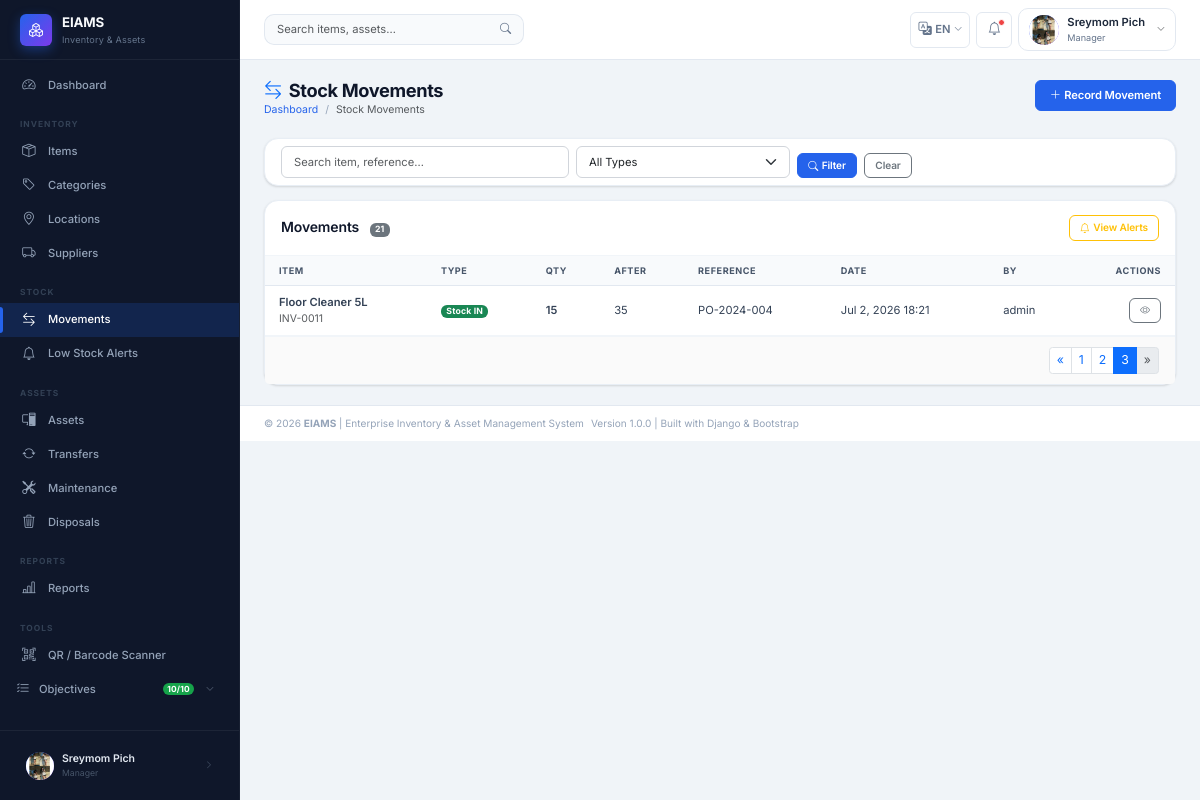
Before: /stock/?page=4 (signed in) with the older database file.
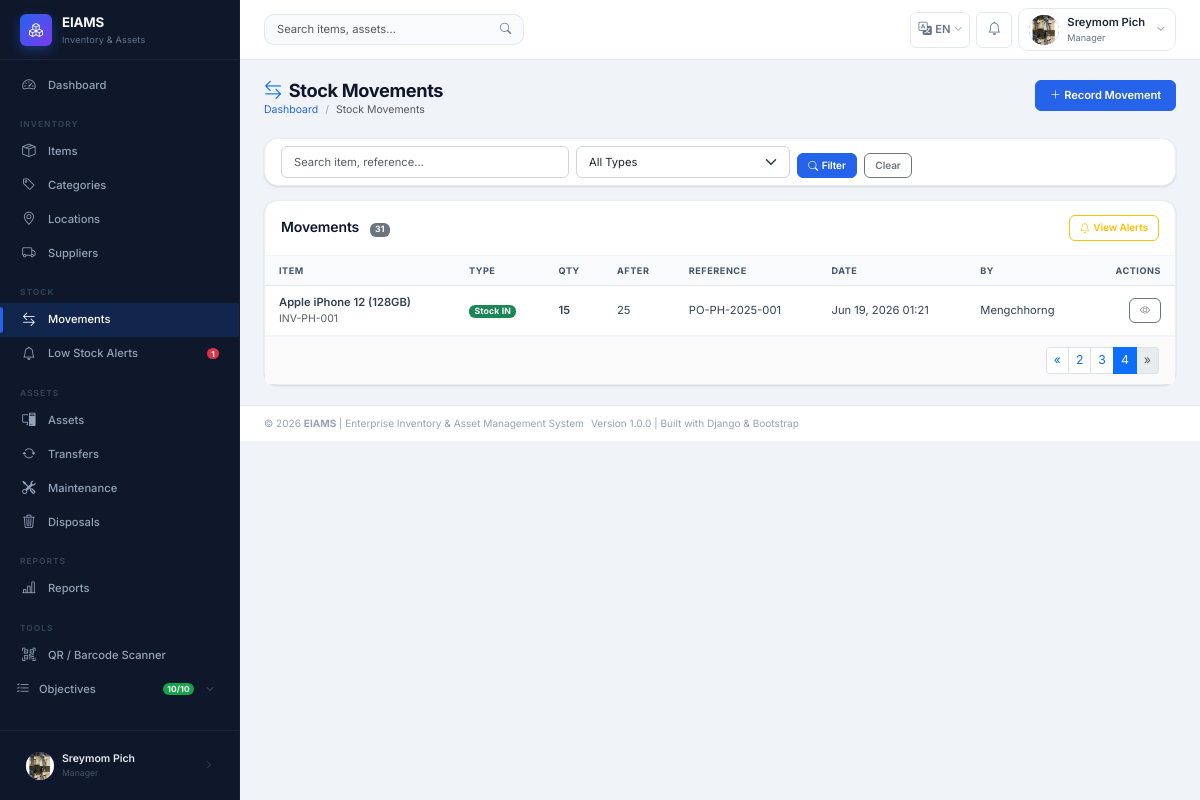
After: the same page with the newer database file.
### apps/stock/models.py (models this page shows, shortened)
class StockMovement(models.Model):
    MOVEMENT_TYPES = [
        ('Stock IN',    'Stock IN'),
        ('Stock OUT',   'Stock OUT'),
        ('Adjustment',  'Adjustment'),
        ('Purchase',    'Purchase'),
        ('Usage',       'Usage'),
        ('Damage',      'Damage'),
        ('Lost',        'Lost'),
        ('Expired',     'Expired'),
        ('Transfer',    'Transfer'),
    ]
    DECREASE_TYPES = ['Stock OUT', 'Damage', 'Lost', 'Expired', 'Usage']
    INCREASE_TYPES = ['Stock IN', 'Purchase']
    item        = models.ForeignKey(
        'inventory.InventoryItem',
        on_delete=models.PROTECT,
        related_name='stock_movements',
        verbose_name='Inventory Item'
    )
    created_by  = models.ForeignKey(
        settings.AUTH_USER_MODEL,
        on_delete=models.PROTECT,
        related_name='stock_movements',
        verbose_name='Recorded By'
    )
    movement_type  = models.CharField(
        max_length=20,
        choices=MOVEMENT_TYPES,
        verbose_name='Movement Type'
    )
    quantity       = models.IntegerField(
        validators=[MinValueValidator(1)],
        verbose_name='Quantity',
        help_text='Positive integer quantity for this movement'
    )
    movement_date  = models.DateTimeField(
        default=timezone.now,
        verbose_name='Movement Date'
    )
    reference_no   = models.CharField(
        max_length=100,
        blank=True,
        null=True,
        verbose_name='Reference Number',
        help_text='PO number, invoice number, or internal reference'
    )
    reason         = models.CharField(
        max_length=150,
        blank=True,
        null=True,
        verbose_name='Reason',
        choices=[
            ('Purchase',   'Purchase'),
            ('Usage',      'Usage'),
            ('Damage',     'Damage'),
            ('Adjustment', 'Adjustment'),
            ('Loss',       'Loss'),
            ('Expired',    'Expired'),
            ('Transfer',   'Transfer'),
            ('Other',      'Other'),
        ]
    )
    remarks        = models.TextField(
        blank=True,
        null=True,
        verbose_name='Remarks'
    )
    qty_after      = models.IntegerField(
        null=True,
        blank=True,
        verbose_name='Quantity After Movement'
    )
    created_at     = models.DateTimeField(auto_now_add=True)
    class Meta:
        verbose_name        = 'Stock Movement'
        verbose_name_plural = 'Stock Movements'
        ordering            = ['-movement_date']

### apps/inventory/models.py (models this page shows, shortened)
class InventoryItem(models.Model):
    STATUS_ACTIVE   = 'Active'
    STATUS_INACTIVE = 'Inactive'
    STATUS_CHOICES  = [
        (STATUS_ACTIVE,   'Active'),
        (STATUS_INACTIVE, 'Inactive'),
    ]
    category    = models.ForeignKey(
        Category,
        on_delete=models.PROTECT,
        related_name='inventory_items',
        limit_choices_to={'category_type': 'Inventory', 'status': 'Active'},
        verbose_name='Category'
    )
    supplier    = models.ForeignKey(
        Supplier,
        on_delete=models.SET_NULL,
        null=True,
        blank=True,
        related_name='inventory_items',
        verbose_name='Supplier'
    )
    item_code      = models.CharField(
        max_length=50,
        unique=True,
        verbose_name='Item Code',
        help_text='Unique system-generated or manually assigned item code'
    )
    barcode        = models.CharField(
        max_length=100,
        unique=True,
        blank=True,
        null=True,
        verbose_name='Barcode',
        help_text='Code128 barcode value'
    )
    item_name      = models.CharField(
        max_length=150,
        verbose_name='Item Name (English)'
    )
    item_name_km   = models.CharField(
        max_length=200,
        blank=True,
        null=True,
        verbose_name='ឈ្មោះទំនិញ (ខ្មែរ)',
        help_text='Item name in Khmer — shown when language is set to Khmer'
    )
    unit           = models.CharField(
        max_length=50,
        verbose_name='Unit of Measure',
        help_text='e.g., pcs, box, kg, liter, set'
    )
    purchase_price = models.DecimalField(
        max_digits=10,
        decimal_places=2,
        default=Decimal('0.00'),
        validators=[MinValueValidator(Decimal('0.00'))],
        verbose_name='Purchase Price'
    )
    current_qty    = models.IntegerField(
        default=0,
        verbose_name='Current Quantity',
        help_text='Real-time stock quantity'
    )
    min_qty        = models.IntegerField(
        default=0,
        validators=[MinValueValidator(0)],
        verbose_name='Minimum Quantity',
        help_text='Low-stock alert triggers when current_qty ≤ this value'
    )
    image          = models.ImageField(
        upload_to='inventory/items/',
        blank=True,
        null=True,
        verbose_name='Product Image',
        help_text='Upload a product photo (JPG/PNG, max 5MB)'
    )
    image_url      = models.URLField(
        max_length=500,
        blank=True,
        null=True,
        verbose_name='Product Image URL',
        help_text='External product image URL (used when no local image is uploaded)'
    )
    description    = models.TextField(
        blank=True,
        null=True,
        verbose_name='Description'
    )
    status         = models.CharField(
        max_length=20,
        choices=STATUS_CHOICES,
        default=STATUS_ACTIVE,
        verbose_name='Status'
    )
    created_at     = models.DateTimeField(auto_now_add=True)
    updated_at     = models.DateTimeField(auto_now=True)
    class Meta:
        verbose_name        = 'Inventory Item'
        verbose_name_plural = 'Inventory Items'
        ordering            = ['item_name']

### apps/accounts/models.py (models this page shows, shortened)
class User(AbstractUser):
    STATUS_ACTIVE   = 'Active'
    STATUS_INACTIVE = 'Inactive'
    STATUS_CHOICES  = [
        (STATUS_ACTIVE,   'Active'),
        (STATUS_INACTIVE, 'Inactive'),
    ]
    GENDER_MALE   = 'Male'
    GENDER_FEMALE = 'Female'
    GENDER_OTHER  = 'Other'
    GENDER_CHOICES = [
        (GENDER_MALE,   'Male'),
        (GENDER_FEMALE, 'Female'),
        (GENDER_OTHER,  'Other'),
    ]
    role        = models.ForeignKey(
        Role,
        on_delete=models.PROTECT,    # Prevent role deletion if users exist
        null=True,
        blank=True,
        related_name='users',
        verbose_name='Role',
        help_text='Assigned system role for access control'
    )
    full_name   = models.CharField(
        max_length=100,
        verbose_name='Full Name',
        help_text='User\'s full display name'
    )
    gender      = models.CharField(
        max_length=10,
        choices=GENDER_CHOICES,
        blank=True,
        null=True,
        verbose_name='Gender'
    )
    phone       = models.CharField(
        max_length=20,
        blank=True,
        null=True,
        verbose_name='Phone Number'
    )
    email       = models.EmailField(
        unique=True,
        verbose_name='Email Address'
    )
    department  = models.CharField(
        max_length=100,
        blank=True,
        null=True,
        verbose_name='Department',
        help_text='Organizational department the user belongs to'
    )
    status      = models.CharField(
        max_length=20,
        choices=STATUS_CHOICES,
        default=STATUS_ACTIVE,
        verbose_name='Account Status'
    )
    profile_pic = models.ImageField(
        upload_to='profiles/',
        blank=True,
        null=True,
        verbose_name='Profile Picture'
    )
    class Meta:
        verbose_name        = 'User'
        verbose_name_plural = 'Users'
        ordering            = ['full_name']
    def get_role_name(self):
        return self.role.role_name if self.role else 'No Role'
    def is_super_admin(self):
        return self.role and self.role.role_name == Role.SUPER_ADMIN
    def is_admin_or_above(self):
        return self.role and self.role.is_admin_or_above()

### apps/stock/views.py (the view, shortened to what this page needs)
# urls.py: path('',                          views.movement_list,   name='movement_list'),
@login_required
def movement_list(request):
    movements     = StockMovement.objects.select_related('item', 'created_by').order_by('-movement_date')
    search_query  = request.GET.get('q', '').strip()
    type_filter   = request.GET.get('type', '')
    item_filter   = request.GET.get('item', '')
    if type_filter:
        movements = movements.filter(movement_type=type_filter)
    if item_filter:
        movements = movements.filter(item__id=item_filter)
    paginator = Paginator(movements, ITEMS_PER_PAGE)
    page_obj  = paginator.get_page(request.GET.get('page', 1))
    items     = InventoryItem.objects.filter(status='Active').order_by('item_name')
    return render(request, 'stock/movement_list.html', {
        'page_obj':     page_obj,
        'search_query': search_query,
        'type_filter':  type_filter,
        'item_filter':  item_filter,
        'movement_types': StockMovement.MOVEMENT_TYPES,
        'items':        items,
        'page_title':   'Stock Movements',
        'total':        movements.count(),
    })

### apps/accounts/models.py (called while the page is built)
    def is_admin_or_above(self):
        return self.role_name in [self.SUPER_ADMIN, self.ADMIN]

### apps/notifications/context_processors.py (called while the page is built)
def notification_count(request):
    if not request.user.is_authenticated:
        return {}
    try:
        from .models import Notification
        unread_count = Notification.objects.filter(
            user=request.user, is_read=False
        ).count()
    except Exception:
        unread_count = 0
    try:
        from apps.stock.models import LowStockAlert
        open_alerts = LowStockAlert.objects.filter(status='New').count()
    except Exception:
        open_alerts = 0
    return {
        'unread_notification_count': unread_count,
        'open_alerts': open_alerts,
    }

### templates/stock/movement_list.html (shortened to what this page needs)
{% extends "base.html" %}
{% load i18n %}
{% block content %}
<div class="page-header">
  <div>
    <h1><i class="bi bi-arrow-left-right me-2 text-primary"></i>{% trans "Stock Movements" %}</h1>
    <nav aria-label="breadcrumb"><ol class="breadcrumb">
      <li class="breadcrumb-item"><a href="{% url 'dashboard:home' %}">{% trans "Dashboard" %}</a></li>
      <li class="breadcrumb-item active">{% trans "Stock Movements" %}</li>
    </ol></nav>
  </div>
  <a href="{% url 'stock:movement_create' %}" class="btn btn-primary"><i class="bi bi-plus-lg me-1"></i>{% trans "Record Movement" %}</a>
</div>
<div class="card mb-3">
  <div class="card-body py-2">
    <form method="get" class="row g-2 align-items-end">
      <div class="col-md-4">
        <input type="text" name="q" class="form-control form-control-sm" placeholder="{% trans 'Search item, reference…' %}" value="{{ search_query }}">
      </div>
      <div class="col-md-3">
        <select name="type" class="form-select form-select-sm">
          <option value="">{% trans "All Types" %}</option>
        </select>
      </div>
      <div class="col-auto">
        <button type="submit" class="btn btn-primary btn-sm"><i class="bi bi-search me-1"></i>{% trans "Filter" %}</button>
        <a href="{% url 'stock:movement_list' %}" class="btn btn-outline-secondary btn-sm ms-1">{% trans "Clear" %}</a>
      </div>
    </form>
  </div>
</div>
<div class="card">
  <div class="card-header d-flex align-items-center justify-content-between">
    <h6 class="mb-0">{% trans "Movements" %} <span class="badge bg-secondary ms-2">{{ total }}</span></h6>
    <div class="d-flex gap-2">
      <a href="{% url 'stock:alert_list' %}" class="btn btn-sm btn-outline-warning">
        <i class="bi bi-bell me-1"></i>{% trans "View Alerts" %}
      </a>
    </div>
  </div>
  <div class="table-responsive">
    <table class="table table-hover mb-0">
      <thead><tr>
        <th>{% trans "Item" %}</th><th>{% trans "Type" %}</th><th>{% trans "Qty" %}</th><th>{% trans "After" %}</th><th>{% trans "Reference" %}</th><th>{% trans "Date" %}</th><th>{% trans "By" %}</th><th class="text-end">{% trans "Actions" %}</th>
      </tr></thead>
      <tbody>
        {% for m in page_obj %}
        <tr>
          <td>
            <a href="{% url 'inventory:item_detail' m.item.pk %}" class="fw-semibold text-decoration-none">{{ m.item.item_name|truncatechars:25 }}</a>
            <div class="text-muted" style="font-size:.75rem;">{{ m.item.item_code }}</div>
          </td>
          <td>
            {% if m.movement_type == 'Stock IN' or m.movement_type == 'Purchase' %}
              <span class="badge bg-success">{% trans "Stock IN" %}</span>
            {% elif m.movement_type == 'Adjustment' %}
              <span class="badge bg-info">{% trans "Adjustment" %}</span>
            {% else %}
              <span class="badge bg-danger">{% trans "Stock OUT" %}</span>
            {% endif %}
          </td>
          <td class="fw-semibold">{{ m.quantity }}</td>
          <td>{{ m.qty_after|default:"—" }}</td>
          <td style="font-size:.8rem;">{{ m.reference_no|default:"—" }}</td>
          <td style="font-size:.8rem;">{{ m.movement_date|date:"M j, Y H:i" }}</td>
          <td style="font-size:.8rem;">{{ m.created_by.full_name|truncatechars:15 }}</td>
          <td class="text-end">
            <a href="{% url 'stock:movement_detail' m.pk %}" class="btn btn-sm btn-outline-secondary" title="{% trans 'View' %}"><i class="bi bi-eye"></i></a>
          </td>
        </tr>
        {% empty %}
        <tr><td colspan="8" class="text-center text-muted py-5">
          <i class="bi bi-inbox d-block fs-2 mb-2"></i>{% trans "No stock movements recorded." %}
        </td></tr>
        {% endfor %}
      </tbody>
    </table>
  </div>
  {% if page_obj.has_other_pages %}
  <div class="card-footer">{% include "includes/pagination.html" with page_obj=page_obj %}</div>
  {% endif %}
</div>
{% endblock %}

### templates/includes/sidebar.html (shortened to what the changed rows need)
{% load static i18n %}
<aside class="sidebar" id="sidebar" role="navigation" aria-label="Main navigation">
  <nav class="sidebar-nav" aria-label="Sidebar menu">
    <ul class="nav flex-column">
      <li><a href="{% url 'stock:alert_list' %}" class="nav-link {% if 'alerts' in request.path %}active{% endif %}">
        <i class="bi bi-bell" aria-hidden="true"></i>
        <span>{% trans "Low Stock Alerts" %}</span>
        {% if open_alerts %}<span class="badge bg-danger" aria-label="{{ open_alerts }} alerts">{{ open_alerts }}</span>{% endif %}
      </a></li>
    </ul>
  </nav>
</aside>

### templates/includes/navbar.html (shortened to what this page needs)
{% load static i18n %}
<header class="topbar" id="topbar" role="banner">
  <div class="topbar-search d-none d-md-flex" role="search">
    <form action="{% url 'inventory:item_list' %}" method="get" aria-label="{% trans 'Search' %}">
      <div class="input-group">
        <input type="search" name="q" class="form-control"
               placeholder="{% trans 'Search items, assets…' %}"
               value="{{ request.GET.q }}" aria-label="{% trans 'Search' %}">
        <button type="submit" class="btn btn-outline-secondary" aria-label="{% trans 'Submit search' %}">
          <i class="bi bi-search" aria-hidden="true"></i>
        </button>
      </div>
    </form>
  </div>
  <div class="topbar-actions" role="complementary">
    {% include "includes/language_switcher.html" %}
    <div class="dropdown">
      <button class="topbar-icon-btn" data-bs-toggle="dropdown"
              aria-label="{% trans 'Notifications' %}" aria-haspopup="true" aria-expanded="false">
        <i class="bi bi-bell" aria-hidden="true"></i>
        {% if unread_notification_count and unread_notification_count > 0 %}
          <span class="notif-badge" aria-label="{{ unread_notification_count }} unread"></span>
        {% endif %}
      </button>
    </div>
    <div class="dropdown">
      <button class="user-dropdown-btn" data-bs-toggle="dropdown"
              aria-label="{% trans 'User menu' %}" aria-haspopup="true" aria-expanded="false">
        <div class="user-avatar" aria-hidden="true">
          {% if user.profile_pic %}
            <img src="{{ user.profile_pic.url }}" alt="{{ user.full_name }}">
          {% else %}
            {{ user.full_name|first|upper }}
          {% endif %}
        </div>
        <div class="d-none d-sm-block text-start">
          <div class="user-name">{{ user.full_name|truncatechars:16 }}</div>
          <div class="user-role">{{ user.get_role_name }}</div>
        </div>
        <i class="bi bi-chevron-down text-muted ms-1" style="font-size:.6rem;" aria-hidden="true"></i>
      </button>
    </div>
  </div>
</header>

Changed rows visible on the page:
removed StockMovement: item.item_name "Floor Cleaner 5L", item.item_code "INV-0011", quantity "15", qty_after "35", reference_no "PO-2024-004", movement_date "Jul 2, 2026 18:21", created_by.full_name "admin"
added StockMovement: item.item_name "Apple iPhone 12 (128GB)", item.item_code "INV-PH-001", quantity "15", qty_after "25", reference_no "PO-PH-2025-001", movement_date "Jun 19, 2026 01:21", created_by.full_name "Mengchhorng"
Other visible differences:
{{ open_alerts }}: (not shown) → "1"
{{ total }}: "21" → "31"
list line gone: "3"
new list line: "3"
new list line: "4"
list line gone: "1"
